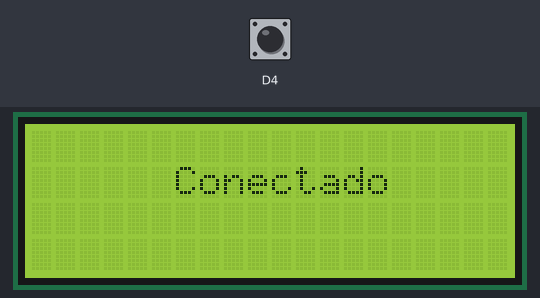
A sketch run on a simulated ESP8266 (NodeMCU). Parts: 20×4 character LCD. Inputs (shaded band) come from the test bench; at power-on: D4 HIGH. WiFi joins after 1.5 s; servers stay silent unless stated; what the sketch prints to the serial monitor is not drawn.

Above: at 2.3 s.
4.0 s: D4 pulled LOW for 0.25 s
Timing chart, 0 to 7.0 s (numbered marks = the images above; inputs shaded):
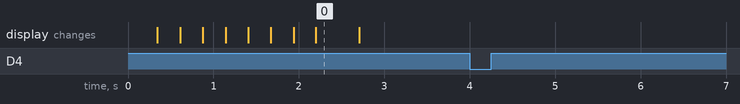

Measured:
- after the input at 4.0 s, every drawn part: stays the same
- what the display in image 0 shows lasts 0.5 s, from 2.2 s to 2.7 s

The sketch:

Jokedatabase.ino
```cpp
#include <ESP8266WiFi.h>
#include <ESP8266HTTPClient.h>
#include <LiquidCrystal_I2C.h>

// set the LCD number of columns and rows
int lcdColumns = 20;
int lcdRows = 4;

const char* ssid = "AndroidAPDF90";
const char* password = "ibfu0845";

String piada = "";
int stringStart = 0;
int stringStop = 0;
int scrollCursor = 0;
int tamanho = 0;
int roda = 0;

// set LCD address, number of columns and rows
// if you don't know your display address, run an I2C scanner sketch
LiquidCrystal_I2C lcd(0x27, lcdColumns, lcdRows);

void setup()
{
   pinMode(D4, INPUT_PULLUP);
   roda=0;

   WiFi.begin(ssid, password);
   Serial.begin(9600);
   lcd.init();
   lcd.backlight();
   lcd.setCursor(4, 1);
    while (WiFi.status() != WL_CONNECTED)
    {
      Serial.println("Connecting..");
      lcd.setCursor(4, 1);
      lcd.print("Conectando   ");
      delay(250);
      lcd.clear();
      lcd.setCursor(4, 1);
      lcd.print("Conectando.  ");
      delay(250);
      lcd.clear();
      lcd.setCursor(4, 1);
      lcd.print("Conectando.. ");
      delay(250);
      lcd.clear();
      lcd.setCursor(4, 1);
      lcd.print("Conectando...");
      delay(250);
      lcd.clear();
    }
    lcd.setCursor(6, 1);
    lcd.print("Conectado");
    Serial.println("Conectou");
    delay(500);
}

void loop()
{
  if(digitalRead(D4) == 0)
  {
    lcd.clear();
    scrollCursor = 0;
    stringStart = 0;
    stringStop = 0;

    delay(600);
    if(digitalRead(D4)==1)
      {
      piada = request();
      Serial.println(piada);
      }
  }
    tamanho=piada.length();
    lcd.setCursor(0, 0);
    scroll_sup();
    Serial.print(stringStart);
    Serial.print("  ");
    Serial.print(stringStop);
    Serial.print("  ");
    Serial.println(scrollCursor);
    lcd.print(piada.substring(stringStart,stringStop));
    delay(200);
    if(stringStart == tamanho)
    {
      stringStart = 0;
      stringStop = 0;
    }
}

String request()
{
  Serial.println("entrou no request");
  String payload;
  if (WiFi.status() == WL_CONNECTED)
  {
    HTTPClient http;  //Declare an object of class HTTPClient
    http.begin("http://joke-database.herokuapp.com/piadas");  //Specify request destination

    int httpCode = http.GET();   //Send the request
    if (httpCode > 0)
    { //Check the returning code
      payload = http.getString();   //Get the request response payload
    }
    http.end();   //Close connection
  }
  return payload;
}


void scroll_sup()
{
  if(stringStart == 0 && scrollCursor > 0)
  {
    scrollCursor--;
    stringStop++;
  }
  else if(stringStart == stringStop)
  {
    lcd.clear();
    stringStart = stringStop = 0;
    scrollCursor = 20;
  }
  else if(stringStop == piada.length() && scrollCursor == 0)
  {
    lcd.clear();
    stringStart++;
  }
  else
  {
    stringStart++;
    stringStop++;
  }
}
```
